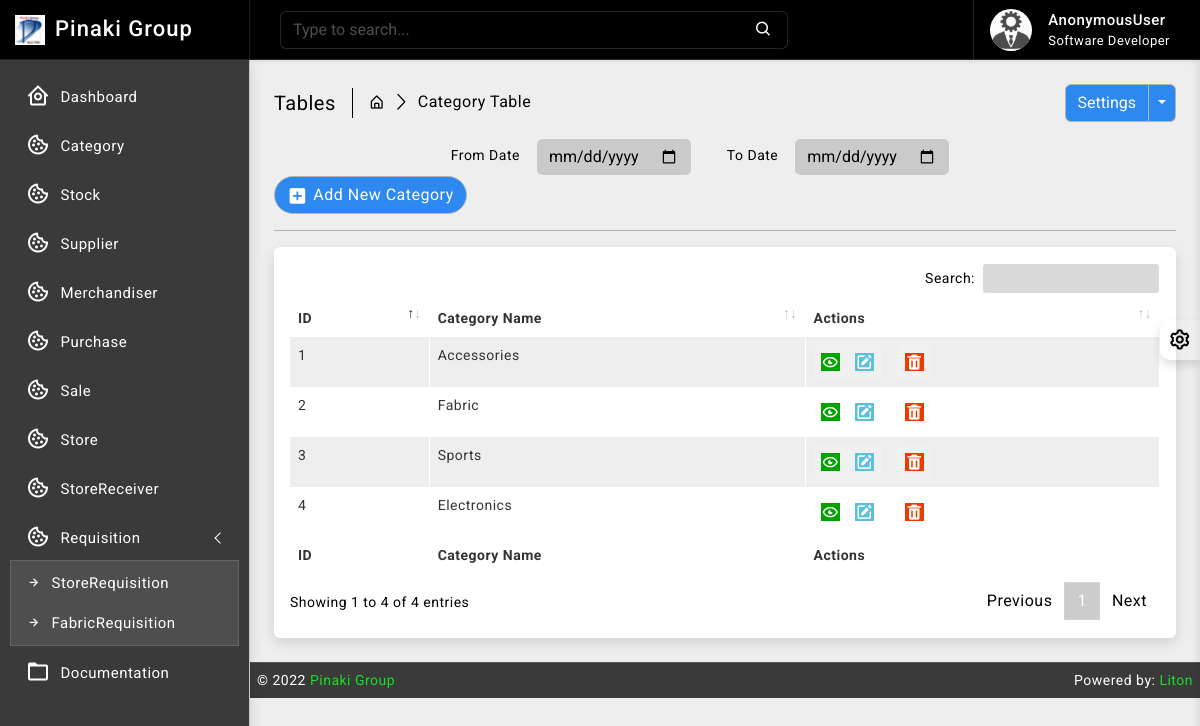
The page /category/ on the database its author committed.
### category/models.py (models this page shows, shortened)
class Category(models.Model):
    id = models.AutoField(primary_key=True)
    name = models.CharField(max_length=64, null=True, unique=True, blank=True)
    created_at = models.DateTimeField(auto_now_add=True, auto_now=False)
    updated_at = models.DateTimeField(auto_now_add=False, auto_now=True)

### category/views.py (the view)
# urls.py: path('', views.category_read, name='category_read'),
def category_read(request):
    category_data = Category.objects.all().order_by('-id')
    context = {
        'category_data': category_data
    }
    return render(request, 'category/read.html', context)

### templates/category/read.html (shortened to what this page needs)
{% extends 'base/base.html' %}
{% block body %}
{% load static %}
		<div class="page-wrapper">
			<div class="page-content">
				<div class="page-breadcrumb d-none d-sm-flex align-items-center mb-3">
					<div class="breadcrumb-title pe-3">Tables</div>
					<div class="ps-3">
						<nav aria-label="breadcrumb">
							<ol class="breadcrumb mb-0 p-0">
								<li class="breadcrumb-item"><a href="#"><i class="bx bx-home-alt"></i></a>
								</li>
								<li class="breadcrumb-item active" aria-current="page">Category Table</li>
							</ol>
						</nav>
					</div>
					<div class="ms-auto">
						<div class="btn-group">
							<button type="button" class="btn btn-light">Settings</button>
							<button type="button" class="btn btn-light dropdown-toggle dropdown-toggle-split" data-bs-toggle="dropdown">	<span class="visually-hidden">Toggle Dropdown</span>
							</button>
						</div>
					</div>
				</div>
				<div class="col-md-9">
					<form class="float-md-end" method="POST">
						<div class="row row-cols-md-auto g-lg-3">
							<label for="fromdate" class="col-md-2 col-form-label text-md-end">From Date</label>
							<div class="col-md-4">
								<input type="date" name= "fromdate" class="form-control" id="fromdate">
							</div>
							<label for="todate" class="col-md-2 col-form-label text-md-end">To Date</label>
							<div class="col-md-4">
								<input type="date" name= "todate" class="form-control" id="todate">
							</div>
						</div>
					</form>
				</div>
                <div class="ms-auto"><a href="/category/create/" class="btn btn-light radius-30 mt-2 mt-lg-0"><i class="bx bxs-plus-square"></i>Add New Category</a></div>
				<hr/>
				<div class="card">
					<div class="card-body">
						<div class="table-responsive">
							<table id="example2" class="table table-striped table-bordered">
								<thead>
									<tr>
										<th>ID</th>
										<th>Category Name</th>
										<th>Actions</th>
									</tr>
								</thead>
								<tbody>
									{% for data in category_data %}
									<tr>
									   <td>{{ data.id }}</td>
									   <td>{{ data.name }}</td>
									   <td class="center">
										<div class="d-flex order-actions">
											<a class="" href="#">
												<i class="fadeIn animated bx bx-show-alt"></i>
											</a>
											<a class="" href="{% url 'category_update' data.id %}">
												<i class='bx bxs-edit'></i>
											</a>
											<a class="ms-3" href="{% url 'category_delete' data.id %}" onclick="return confirm('Are you sure?');">
												<i class='bx bxs-trash'></i>
											</a>
										</div>
									   </td>
									</tr>
								 {% endfor %}
								</tbody>
								<tfoot>
									<tr>
										<th>ID</th>
										<th>Category Name</th>
										<th>Actions</th>
									</tr>
								</tfoot>
							</table>
						</div>
					</div>
				</div>
			</div>
		</div>
{% endblock body %}

### static/css/app.css (style rules this page uses)
body { font-size: 14px; letter-spacing: .5px; font-family: Roboto, sans-serif; overflow-x: hidden }
a { text-decoration: none }
.page-wrapper { height: 100%; margin-top: 60px; margin-bottom: 0px; margin-left: 250px }
.page-content { padding: 1.5rem 1.5rem 0 1.5rem }
.breadcrumb-title { font-size: 20px; border-right: 1.5px solid #000000; }
.page-breadcrumb .breadcrumb li.breadcrumb-item { font-size: 16px }
.page-breadcrumb .breadcrumb-item+.breadcrumb-item::before { display: inline-block; padding-right: .5rem; color: #000000; font-family: LineIcons; content: "\ea5c" }
.order-actions a { font-size: 18px; width: 34px; height: 34px; display: flex; align-items: center; justify-content: center; background: rgb(255 255 255 / 15%); border: 1px solid rgb(255 255 255 / 15%); text-align: center; border-radius: 20%; color: #ffffff }
.radius-30 { border-radius: 30px }
.btn i { vertical-align: middle; font-size: 1.3rem; margin-top: -1em; margin-bottom: -1em; margin-right: 5px }
input::placeholder { color: #fff!important; opacity: .3!important }
.bg-theme { background-size: 100% 100%; background-attachment: fixed; background-position: center; background-repeat: no-repeat; transition: background .2s; }
body.bg-theme2 { background-image: url(../images/bg-themes/2.png); }

### rows shown on the page
Category: id "4", name "Electronics"
Category: id "3", name "Sports"
Category: id "2", name "Fabric"
Category: id "1", name "Accessories"

### other values the page prints
{{ request.user }} "AnonymousUser"
